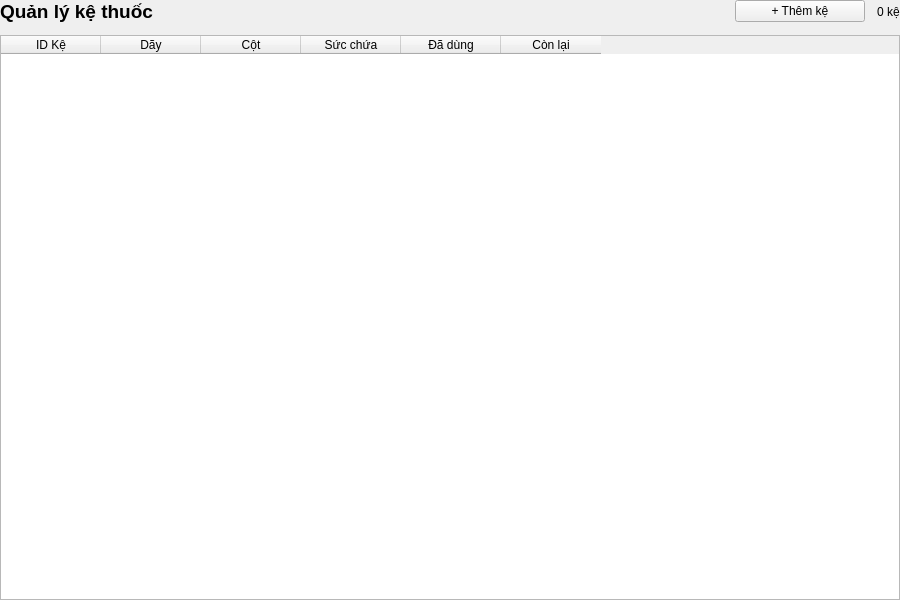
<?xml version="1.0" encoding="UTF-8"?>
<ui version="4.0">
 <class>ShelfView</class>
 <widget class="QWidget" name="ShelfView">
  <property name="geometry">
   <rect>
    <x>0</x>
    <y>0</y>
    <width>900</width>
    <height>600</height>
   </rect>
  </property>
  <layout class="QVBoxLayout" name="main_layout">
   <property name="leftMargin"><number>0</number></property>
   <property name="topMargin"><number>0</number></property>
   <property name="rightMargin"><number>0</number></property>
   <property name="bottomMargin"><number>0</number></property>
   <property name="spacing"><number>12</number></property>
   <item>
    <layout class="QHBoxLayout" name="header_layout">
     <item>
      <widget class="QLabel" name="lbl_title">
       <property name="text">
        <string>Quản lý kệ thuốc</string>
       </property>
       <property name="font">
        <font>
         <pointsize>14</pointsize>
         <bold>true</bold>
        </font>
       </property>
      </widget>
     </item>
     <item>
      <spacer name="header_spacer">
       <property name="orientation">
        <enum>Qt::Horizontal</enum>
       </property>
       <property name="sizeHint" stdset="0">
        <size>
         <width>40</width>
         <height>20</height>
        </size>
       </property>
      </spacer>
     </item>
     <item>
      <widget class="QPushButton" name="btn_add">
       <property name="text">
        <string>+ Thêm kệ</string>
       </property>
       <property name="minimumSize">
        <size>
         <width>130</width>
         <height>0</height>
        </size>
       </property>
       <property name="maximumSize">
        <size>
         <width>130</width>
         <height>16777215</height>
        </size>
       </property>
      </widget>
     </item>
     <item>
      <widget class="QLabel" name="lbl_count">
       <property name="text">
        <string>0 kệ</string>
       </property>
      </widget>
     </item>
    </layout>
   </item>
   <item>
    <widget class="QTableWidget" name="tbl_shelves">
     <property name="selectionBehavior">
      <enum>QAbstractItemView::SelectRows</enum>
     </property>
     <property name="selectionMode">
      <enum>QAbstractItemView::SingleSelection</enum>
     </property>
     <property name="alternatingRowColors">
      <bool>true</bool>
     </property>
     <property name="sortingEnabled">
      <bool>true</bool>
     </property>
     <property name="showGrid">
      <bool>false</bool>
     </property>
     <property name="editTriggers">
      <set>QAbstractItemView::NoEditTriggers</set>
     </property>
     <attribute name="verticalHeaderVisible">
      <bool>false</bool>
     </attribute>
     <column><property name="text"><string>ID Kệ</string></property></column>
     <column><property name="text"><string>Dãy</string></property></column>
     <column><property name="text"><string>Cột</string></property></column>
     <column><property name="text"><string>Sức chứa</string></property></column>
     <column><property name="text"><string>Đã dùng</string></property></column>
     <column><property name="text"><string>Còn lại</string></property></column>
    </widget>
   </item>
  </layout>
 </widget>
 <resources/>
 <connections/>
</ui>
